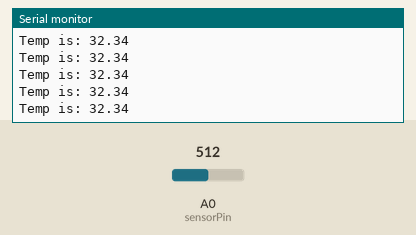
This sketch was run on a simulated Arduino Uno, built with avr-gcc and run on an emulated ATmega328P. On the bench: the last lines printed to the serial monitor. Inputs (shaded band) come from the test bench; at power-on: A0 (sensorPin) = 512.

Above: at 1.2 s.
1.3 s: A0 (sensorPin) set to 674
At 2.0 s:
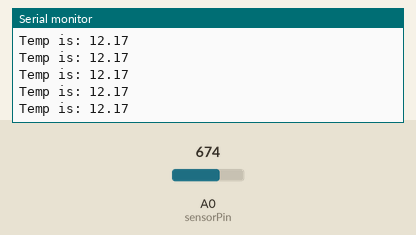
4.3 s: A0 (sensorPin) set to 703
At 5.1 s:
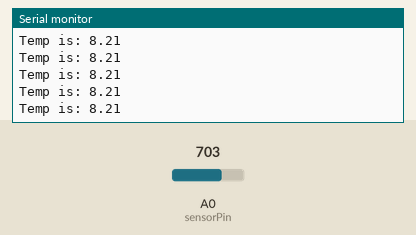
5.8 s: A0 (sensorPin) set to 997
At 6.6 s:
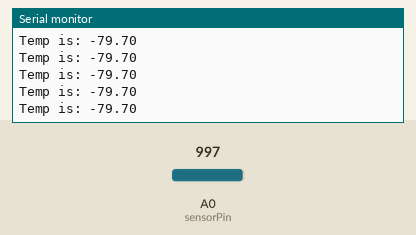
8.8 s: A0 (sensorPin) set to 1010
At 9.7 s:
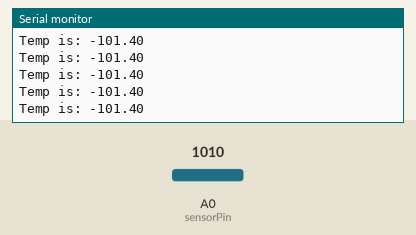
Timing chart, 0 to 11.8 s (numbered marks = the images above; inputs shaded):
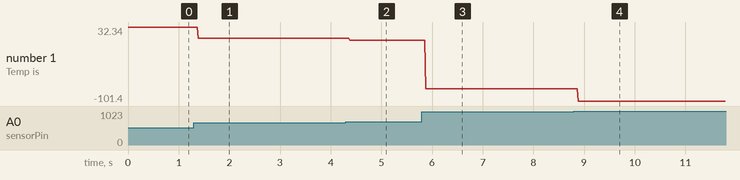

The sketch:

simple_ntc_test_4_18_2018.ino
```cpp
#include <math.h>

int sensorPin = A0;
float sensorVal;
float R1 = 32680.0;
float R2;
float Vref = 5.0;
float analogVolts;
float e = 2.7182;
float temp;

float get_temp(float R) {
  return -30.74*log(R) + 351.93;
}

void setup() {
  // put your setup code here, to run once:
  pinMode(sensorPin, INPUT);

  Serial.begin(9600);
}

void loop() {
  // put your main code here, to run repeatedly:
  sensorVal = analogRead(sensorPin);

  analogVolts = (float)sensorVal*Vref/1023.0;

  //R1 = (R2*Vref/analogVolts) - R2;

  R2 = R1/((Vref/analogVolts) - 1);

  temp = get_temp(R2);

  Serial.print("Temp is: ");
  Serial.println(temp);

}
```

Measured:
- after the input at 1.3 s, the serial monitor: prints a new line after 0.08 s (image 1)
- after the input at 4.3 s, the serial monitor: prints a new line after 0.08 s (image 2)
- after the input at 5.8 s, the serial monitor: prints a new line after 0.07 s (image 3)
- after the input at 8.8 s, the serial monitor: prints a new line after 0.08 s (image 4)
- plotted number 1: 32.34 → 12.17 after the input at 1.3 s, 12.17 → 8.21 after the input at 4.3 s, 8.21 → -79.7 after the input at 5.8 s, -79.7 → -101.4 after the input at 8.8 s
